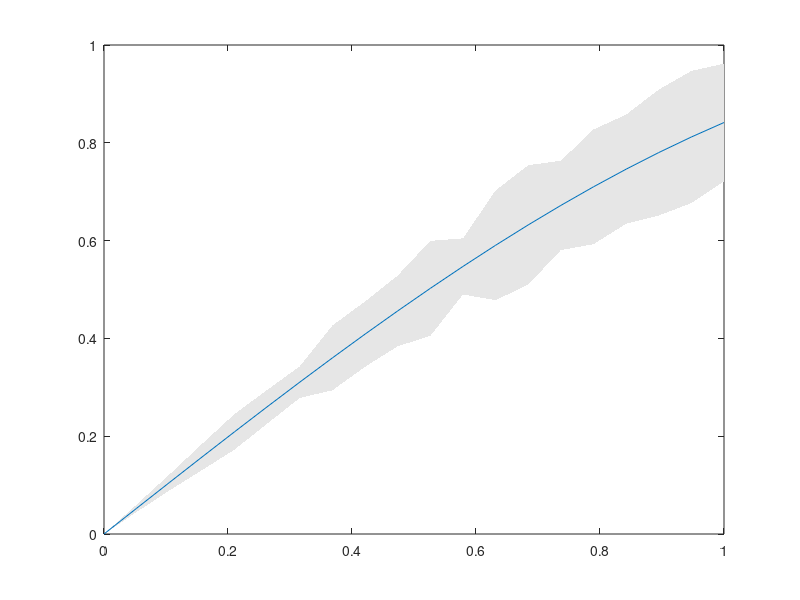

This chart was generated by the following MATLAB code:
x = linspace(0,1,20)';
y = sin(x);
dy = .1*(1+rand(size(y))).*y;  % made-up error values
fill([x;flipud(x)],[y-dy;flipud(y+dy)],[.9 .9 .9],'linestyle','none');
line(x,y)